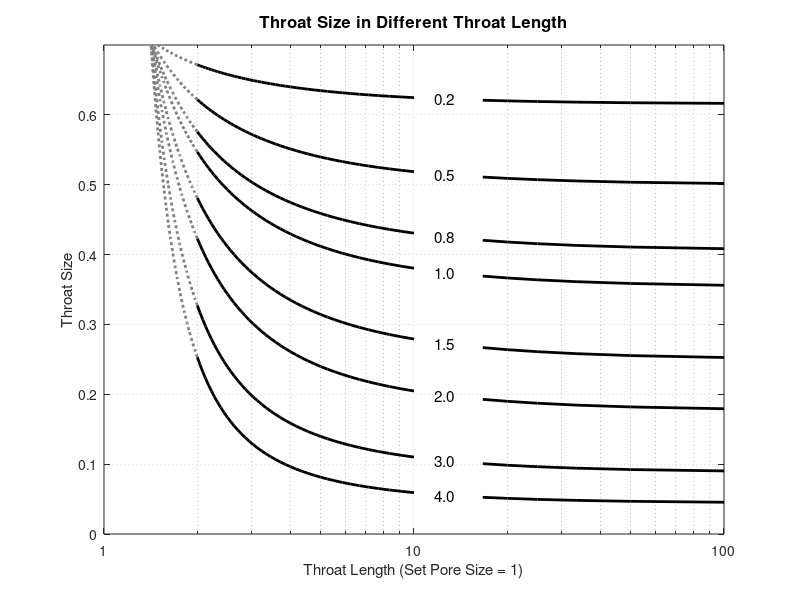

The MATLAB source for this figure:
tmp = sqrt(2) / 2;
c = [0.2, 0.5, 0.8, 1.0, 1.5, 2.0, 3.0, 4.0];
r1 = 1;

res = zeros(length(c), 100);
for i = 1:length(c);
    for j = 1:100
        curv = c(i);
        r1 = j * 0.01;
        r2 = r1;
        t1 = r1 * tmp / ((1 - r1 * tmp) ^ curv);
        t2 = r2 * tmp / ((1 - r2 * tmp) ^ curv);
        res(i, j) = t1 * t2 * ((t1 ^ (1 / curv) + t2 ^ (1 / curv)) ^ (-curv)) / r1;
    end
    semilogx(1 / 0.01 ./ (1:6), res(i, 1:6), 'k', 'linewidth', 2);
    hold on;
    semilogx(1 / 0.01 ./ (10:50), res(i, 10:50), 'k', 'linewidth', 2);
    semilogx(1 / 0.01 ./ (50:100), res(i, 50:100), ':', 'linewidth', 2, 'Color', [0.5, 0.5, 0.5]);
    text(1 / 0.01/ 8, res(i, 8), num2str(c(i), '%.1f'), 'HorizontalAlignment', 'center', 'FontSize', 11, 'Color', 'k');
end

xlim([1, 100]);
ylim([0, 0.7]);
set(gca, 'xticklabel', {'1', '10', '100'});
title('Throat Size in Different Throat Length', 'FontSize', 12);
xlabel('Throat Length (Set Pore Size = 1)');
ylabel('Throat Size');
grid on;
set(gca, 'GridLineStyle', ':');
